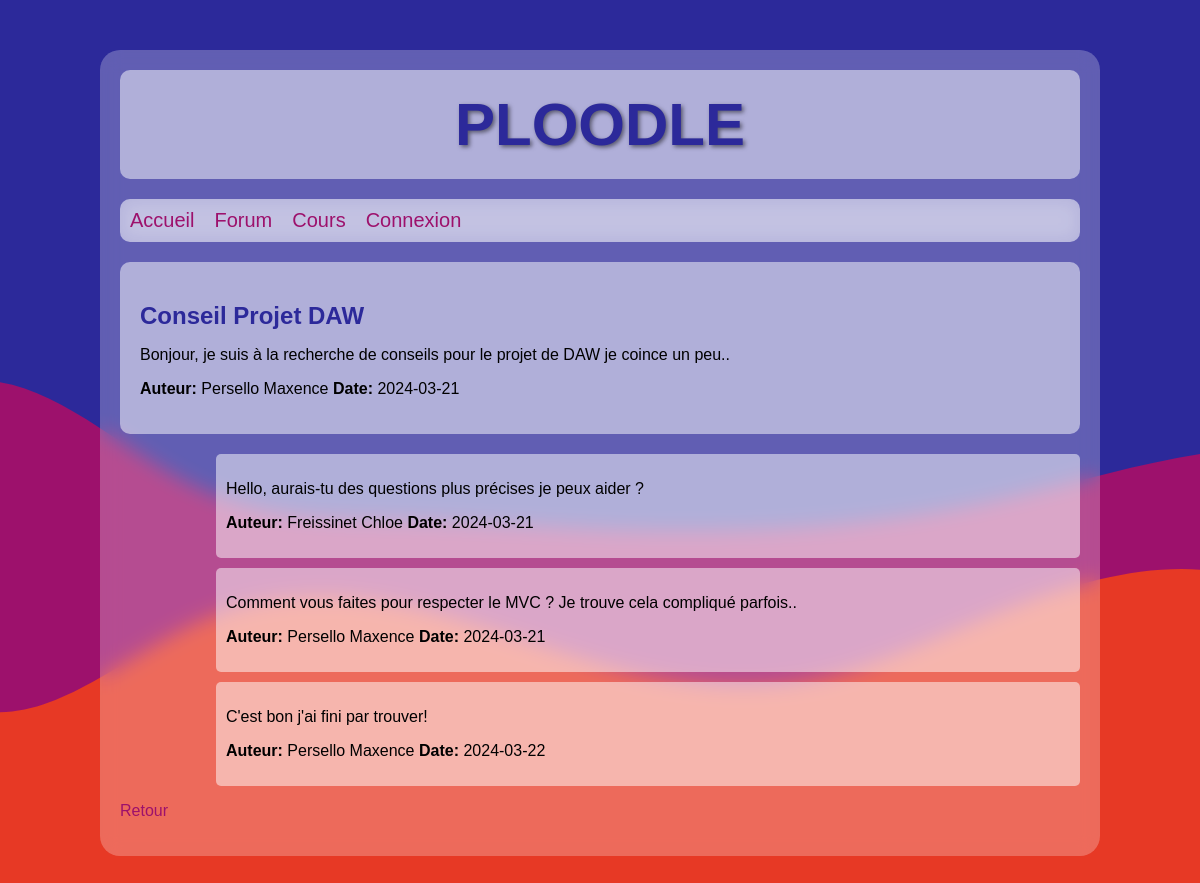
Page /?route=forum&arID=1 on the committed database.
### tables this page shows
CREATE TABLE `article` (
  `arID` int(11) NOT NULL,
  `arTitre` text NOT NULL,
  `arContenu` text NOT NULL,
  `arAuteur` int(11) NOT NULL,
  `arDate` date NOT NULL
);

CREATE TABLE `user` (
  `usID` int(11) NOT NULL,
  `usNom` text NOT NULL,
  `usPrenom` text NOT NULL,
  `usLogin` text NOT NULL,
  `usPass` text NOT NULL,
  `usAdmin` tinyint(1) NOT NULL,
  `usNiveau` int(11) NOT NULL,
  `usFormation` int(11) NOT NULL
);

CREATE TABLE `commentaire` (
  `coID` int(11) NOT NULL,
  `coArticleID` int(11) NOT NULL,
  `coContenu` text NOT NULL,
  `coAuteur` int(11) NOT NULL,
  `coDate` date NOT NULL
);

### models/forumModel.php (called while the page is built, shortened)
<?php
function getArticle($arID): array {
    $db = bdConnect();
    $query = "SELECT arID, arTitre, arContenu, usNom, usPrenom, arDate FROM article, user WHERE arID = :arID AND arAuteur = usID";
    $stmt = $db->prepare($query);
    $stmt->execute(array(':arID' => $arID));
    $article = $stmt->fetch(PDO::FETCH_ASSOC);
    return $article;
}
function getComments($arID): array {
    $db = bdConnect();
    $query = "SELECT * FROM commentaire, user WHERE coArticleID = :arID AND coAuteur = usID ORDER BY (coID)";
    $stmt = $db->prepare($query);
    $stmt->bindParam(':arID', $arID);
    $stmt->execute();
    $commentaire = $stmt->fetchAll(PDO::FETCH_ASSOC);
    return $commentaire;
}

### views/forum_article.php (the view, shortened to what this page needs)
<?php
echo '<section>',
    '<h2>' . $article['arTitre'] . '</h2>',
    '<p>' . $article['arContenu'] . '</p>',
    '<p><strong>Auteur:</strong> ' . $article['usNom'] . ' ' . $article['usPrenom'],
    ' <strong>Date:</strong> ' . $article['arDate'] . '</p>',
'</section>';
if (!empty($comments)) {
    echo '<div class="comments">';
    foreach ($comments as $comment) {
        echo '<section class="comment">',
            '<p>' . $comment['coContenu'] . '</p>',
            '<p><strong>Auteur:</strong> ' . $comment['usNom'] . ' ' . $comment['usPrenom'],
            ' <strong>Date:</strong> ' . $comment['coDate'] . '</p>',
        '</section>';
    }
    echo '</div>';
} else {
    echo '<p>Aucun commentaire pour cet article.</p>';
}

### styles/style2.css (style rules this page uses)
:root { --primary: rgb(44, 41, 154); --secondary: rgba(157, 17, 108, 1); --tertiary: rgba(231, 57, 37, 1); }
body { margin: 0; font-family: Arial, sans-serif; background: url('../img/wave.svg') no-repeat center center fixed; background-size: cover; }
section, .box { margin-bottom: 20px; padding: 20px; background: rgba(255, 255, 255, 0.5); border-radius: 10px; }
h1, h2, h3, h4 { font-weight: bold; color: var(--primary); }
h2 { font-size: 24px; margin-bottom: 15px; }
.comments { margin-top: 20px; width: 90%; margin-left: 10%; }
.comment { background-color: rgba(255, 255, 255, 0.5); padding: 10px; margin-bottom: 10px; border-radius: 5px; }

### rows in the picture
article: arTitre "Conseil Projet DAW", arContenu "Bonjour, je suis à la recherche de conseils pour le projet de DAW je coince un peu..", arAuteur.usNom "Persello", arAuteur.usPrenom "Maxence", arDate "2024-03-21"
commentaire: coContenu "Hello, aurais-tu des questions plus précises je peux aider ?", coAuteur.usNom "Freissinet", coAuteur.usPrenom "Chloe", coDate "2024-03-21"
commentaire: coContenu "Comment vous faites pour respecter le MVC ? Je trouve cela compliqué parfois..", coAuteur.usNom "Persello", coAuteur.usPrenom "Maxence", coDate "2024-03-21"
commentaire: coContenu "C'est bon j'ai fini par trouver!", coAuteur.usNom "Persello", coAuteur.usPrenom "Maxence", coDate "2024-03-22"
